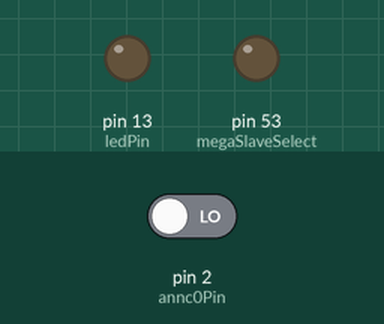
Simulated run of this sketch. Board: Arduino Mega 2560, built with avr-gcc and run on an emulated ATmega2560. Shown: output pins drawn as LEDs (lit = HIGH). Inputs (shaded band) come from the test bench; at power-on: pin 2 (annc0Pin) LOW. Storage starts empty; what the sketch prints to the serial monitor is not drawn.

Above: at 0.2 s.
Timing chart, 0 to 1.7 s (numbered marks = the images above):
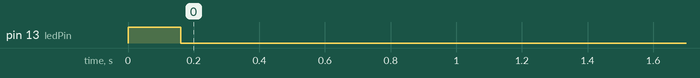

The sketch:

StateChangeDetection.ino
```cpp
/*
  Adapted from Arduino Samples: State Change Detection (edge detection)
  and DataLogger.

  To get Data Logger shield to work with MEGA, follow these instructions:
  https://learn.adafruit.com/adafruit-data-logger-shield/for-the-mega-and-leonardo

  Comments from Datalogger.ino - but I think SS is pin #53, not 52.
  ** Mega:  MOSI - pin 51, MISO - pin 50, CLK - pin 52, CS - pin 4 (CS pin can be changed)
  and pin #52 (SS) must be an output

*/

#include <SPI.h>
#include "SD.h"

const int  annc0Pin = 2;    // Connect to Apple Annunciator 0 on internal game socket
const int megaSlaveSelect = 53; //This pin must be set to OUTPUT for Mega to work with datalogger
const int spi1 = 10;  // pins needed for SD.begin()
const int spi2 = 11;
const int spi3 = 12;
const int spi4 = 13;
const int ledPin =  LED_BUILTIN;

// Variables will change:
int buttonPushCounter = 0;   // counter for the number of button presses
int buttonState = 0;         // current state of the button
int lastButtonState = 0;     // previous state of the button

long usecPulse = 0;
long pulseStart[100];
long pulseStop[100];

char outFileName[] = "PULSTEST.TXT";
File dataFile;

void setup() {
  // initialize the button pin as a input:
  pinMode(annc0Pin, INPUT);

  pinMode(ledPin, OUTPUT);

  digitalWrite(ledPin,HIGH);

  // initialize serial communication:
  Serial.begin(9600);
  while (!Serial) {
    ; // wait for serial port to connect. Needed for Leonardo only
  }
  Serial.println();
  Serial.println("This sketch measures pulse width of HIGH to LOW transition on pin 2");
  Serial.println("Data will be written to file PULSTEST.TXT on the SD card in the Data Logger shield.");

  Serial.print("Initializing SD card...");
  pinMode(megaSlaveSelect, OUTPUT);

  // see if the card is present and can be initialized:
  //if (!SD.begin(chipSelect)) {
  if (!SD.begin(spi1, spi2, spi3, spi4)) {
    Serial.println("Card failed, or not present");
    // don't do anything more:
    while (1) ;
  }
  Serial.println("card initialized.");

  // Open up the file we're going to log to!
  dataFile = SD.open(outFileName, FILE_WRITE);
  if (! dataFile) {
    Serial.println("error opening datalog.txt");
    // Wait forever since we cant write data
    while (1) ;
  }

  dataFile.print("LOG STARTED AT microsec() = ");
  dataFile.println(micros());
  dataFile.flush();
  Serial.println("Logging Data Now...");
  digitalWrite(ledPin,LOW);

  while(1)
  {
    // read the pushbutton input pin:
    buttonState = digitalRead(annc0Pin);

    // compare the buttonState to its previous state
    if (buttonState != lastButtonState) {
      // if the state has changed, increment the counter
      if (buttonState == HIGH) {
        pulseStart[buttonPushCounter] = micros();
      } else {
        pulseStop[buttonPushCounter] = micros();
        buttonPushCounter++;

        if (buttonPushCounter == 100)
        {

          dataFile.print("LOW->HIGH->LOW: Pulse widths recorded");

          for (int i=0 ; i<100; i++)
          {
            dataFile.print("[");
            dataFile.print(i);
            dataFile.print("]=");

            usecPulse = pulseStop[i] - pulseStart[i];

            dataFile.println(usecPulse);
          }
          dataFile.print("END OF DATA");
          dataFile.flush();
          dataFile.close();
          digitalWrite(ledPin,HIGH);
          while (1) ; // wait forever when done
        }
      }
    }
    // save the current state as the last state, for next time through the loop
    lastButtonState = buttonState;
  }
}

void loop() {
}
```

Measured:
- by itself, pin 13 (ledPin): LOW → HIGH at 0.00 s, → LOW 0.16 s later
